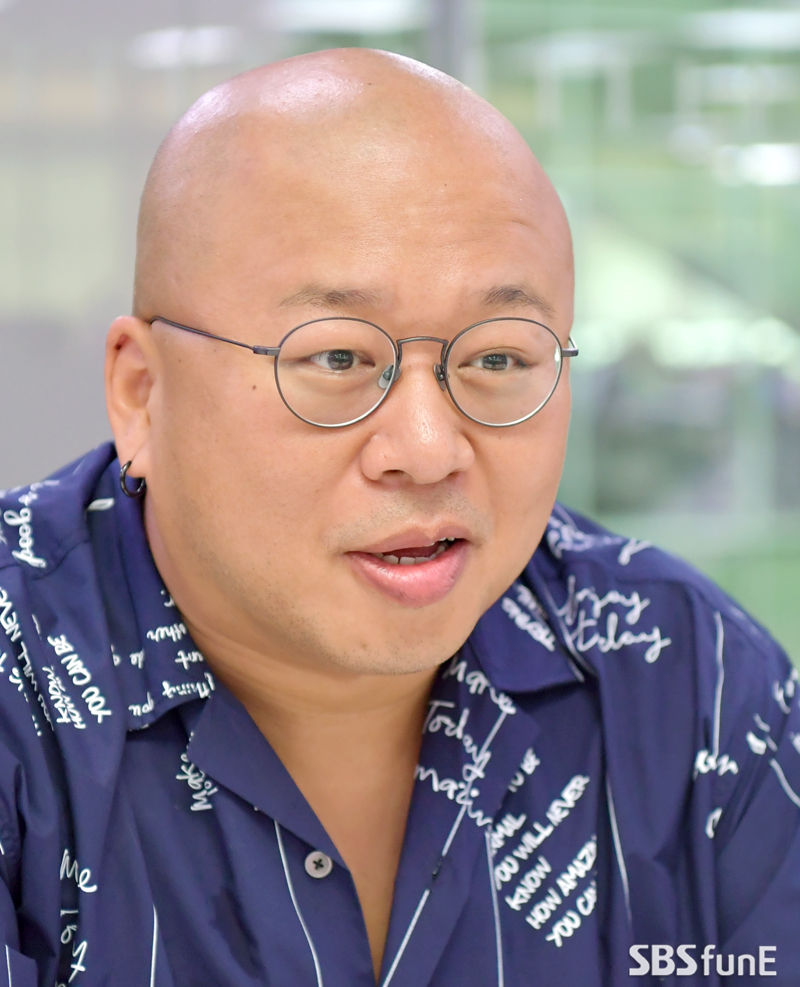
#> input picture 4/Face_Recognition/input/image/0/Don_image_1.jpg, 800 x 987 px, given in place of kanghodong.jpeg, which was not available
$ python face_swap_model_1.py
#> lines starting #> are read from the running program, lines starting #| are printed output that depends on the picture; pictures that were not available may be replaced by others from this repository, and a replacement may not be noted
### 4/Face_Swap/model1/media_utils.py
import sys

import cv2
import mediapipe as mp
import numpy as np

mp_drawing = mp.solutions.drawing_utils
mp_drawing_styles = mp.solutions.drawing_styles
mp_face_mesh = mp.solutions.face_mesh


def get_landmark_points(src_image):
    with mp_face_mesh.FaceMesh(
            static_image_mode=True,
            max_num_faces=1,
            refine_landmarks=True,
            min_detection_confidence=0.5) as face_mesh:
        # Convert the BGR image to RGB before processing.
        results = face_mesh.process(cv2.cvtColor(src_image, cv2.COLOR_BGR2RGB))

        # Print and draw face mesh landmarks on the image.
        if not results.multi_face_landmarks:
            return None
        if len(results.multi_face_landmarks) > 1:
            sys.exit("There are too much face landmarks")

        src_face_landmark = results.multi_face_landmarks[0].landmark
        landmark_points = []
        for i in range(468):
            y = int(src_face_landmark[i].y * src_image.shape[0])
            x = int(src_face_landmark[i].x * src_image.shape[1])
            landmark_points.append((x, y))

        return landmark_points


# [91 lines left out: functions extract_index_nparray, get_triangles, triangulation, warp_triangle, add_piece_of_new_face, swap_new_face, not called in this run]

### 4/Face_Swap/model1/face_swap_model_1.py
import cv2
import numpy as np
import media_utils
from google.colab.patches import cv2_imshow


width = 640
height = 480
#cap = cv2.VideoCapture(0, cv2.CAP_DSHOW)
cap = cv2.VideoCapture("/content/drive/MyDrive/Colab Notebooks/AI_Project_2/video/Don_video_1.mp4")
cap.set(3, width)
cap.set(4, height)

# For static images:
src_image_paths = [
"/content/drive/MyDrive/Colab Notebooks/AI_Project_2/image/kang/kanghodong.jpeg"
]

src_images = []
for image_path in src_image_paths:
    image = cv2.imread(image_path)
#> image is the input picture: shape (987, 800, 3); mean B, G, R 139.3, 137.1, 149.3
    src_images.append(image)


def set_src_image(image):
    global src_image, src_image_gray, src_mask, src_landmark_points, src_np_points, src_convexHull, indexes_triangles
    src_image = image
    src_image_gray = cv2.cvtColor(src_image, cv2.COLOR_BGR2GRAY)
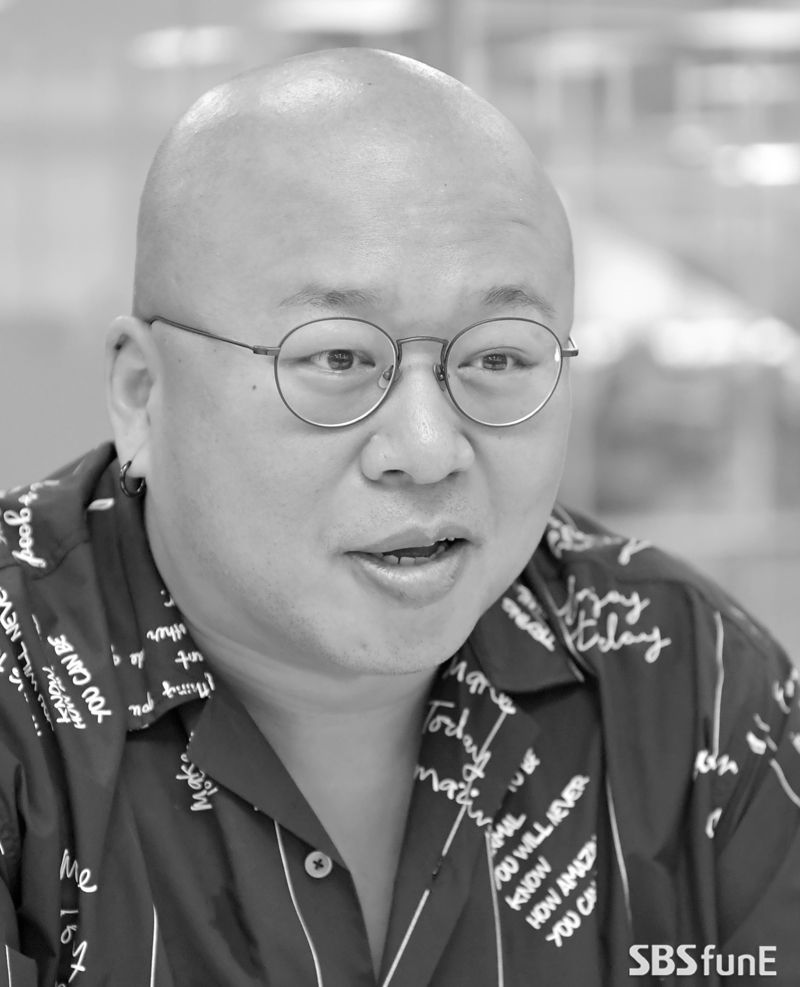
#> src_image_gray: shape (987, 800); min 0, max 255, mean 141
    src_mask = np.zeros_like(src_image_gray)

    src_landmark_points = media_utils.get_landmark_points(src_image)
    src_np_points = np.array(src_landmark_points)
    src_convexHull = cv2.convexHull(src_np_points)
    cv2.fillConvexPoly(src_mask, src_convexHull, 255)

    indexes_triangles = media_utils.get_triangles(convexhull=src_convexHull,
                                                  landmarks_points=src_landmark_points,
                                                  np_points=src_np_points)


set_src_image(src_images[0])
#> (the call stopped at in get_landmark_points, `with mp_face_mesh.FaceMesh( static_image_mode=True, max_num_faces=1, r..`: mediapipe is not available in this run)
while True:
    global src_image, src_image_gray, src_mask, src_landmark_points, src_np_points, src_convexHull, indexes_triangles

    _, dest_image = cap.read()
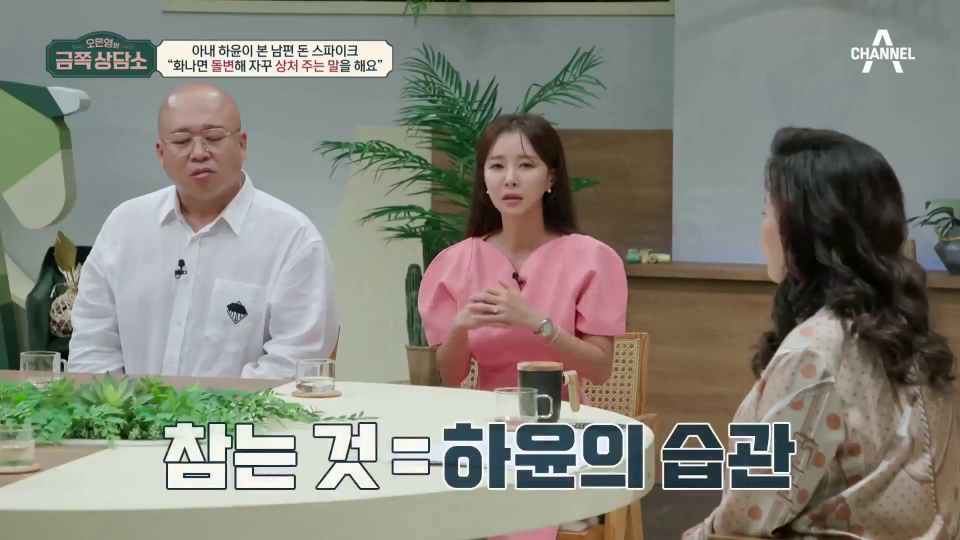
#> input picture frame 11 of 4/Face_Swap/input/video/Don_video_1.mp4, 1920 x 1080 px (shown at 1/2 size)
#> dest_image is the input picture: shape (1080, 1920, 3); mean B, G, R 122.2, 132.2, 132.3
    dest_image = cv2.resize(dest_image, (width, height))
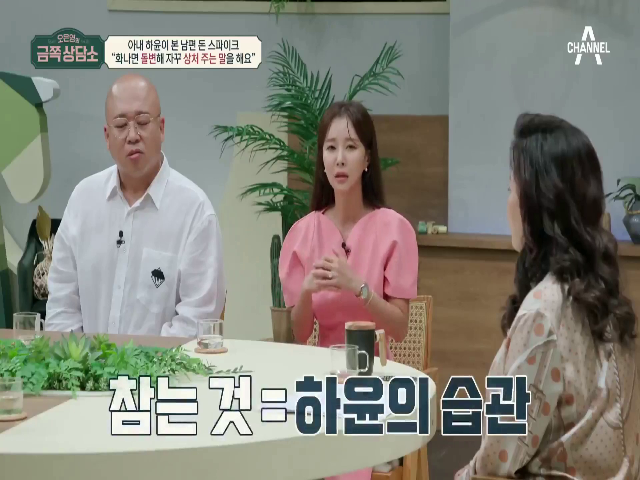
#> dest_image: shape (480, 640, 3); mean B, G, R 122.1, 132.1, 132.3

    dest_image_gray = cv2.cvtColor(dest_image, cv2.COLOR_BGR2GRAY)
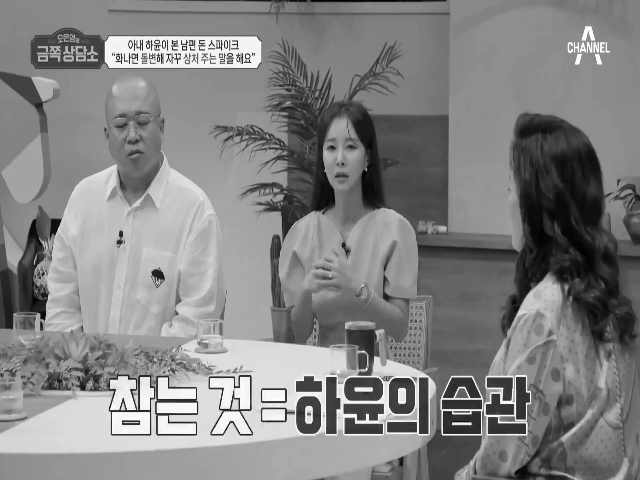
#> dest_image_gray: shape (480, 640); min 0, max 255, mean 131
    dest_mask = np.zeros_like(dest_image_gray)

#> (the run stopped early here; a loop or call above may not have finished)
